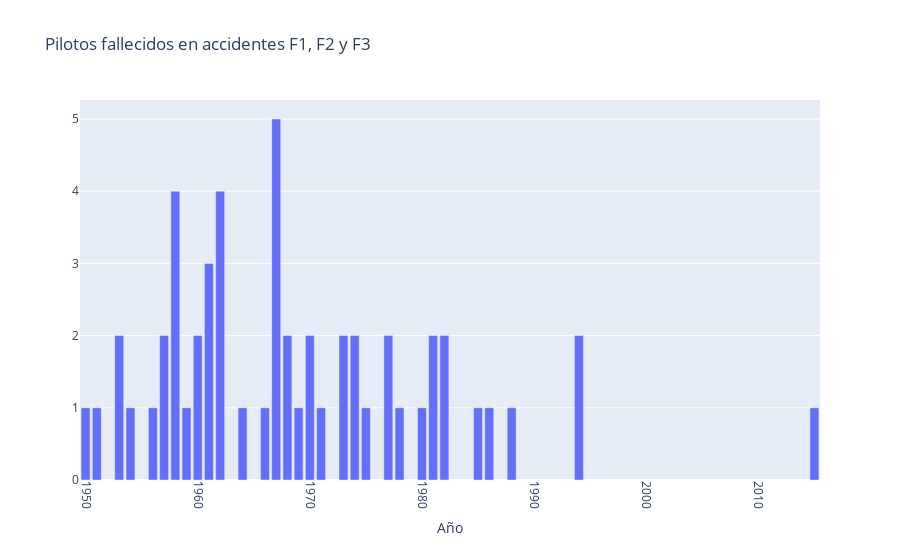

Notebook source saved alongside this figure:
### Code cell
trace1 = {
  'x': graf_fallecidos.index,
  'y': graf_fallecidos['Causa'],
  'name': 'Sales',
  'type': 'bar'
};
data = [trace1];
layout = {
  'xaxis': {'title': 'Año'},
  'title': 'Pilotos fallecidos en accidentes F1, F2 y F3'
};
fig = go.Figure(data = data, layout = layout)
fig.update_xaxes(
        tickangle = 90)
iplot(fig)

### Figure 1 — Plotly figure (JSON) as saved in the notebook; plotly's stock layout.template omitted (floating-point values rounded to 4 significant figures)
{"data": [{"name": "Sales", "type": "bar", "x": [1950, 1951, 1953, 1954, 1956, 1957, 1958, 1959, 1960, 1961, 1962, 1964, 1966, 1967, 1968, 1969, 1970, 1971, 1973, 1974, 1975, 1977, 1978, 1980, 1981, 1982, 1985, 1986, 1988, 1994, 2015], "y": [1, 1, 2, 1, 1, 2, 4, 1, 2, 3, 4, 1, 1, 5, 2, 1, 2, 1, 2, 2, 1, 2, 1, 1, 2, 2, 1, 1, 1, 2, 1]}], "layout": {"title": {"text": "Pilotos fallecidos en accidentes F1, F2 y F3"}, "xaxis": {"tickangle": 90, "title": {"text": "Año"}}}}
